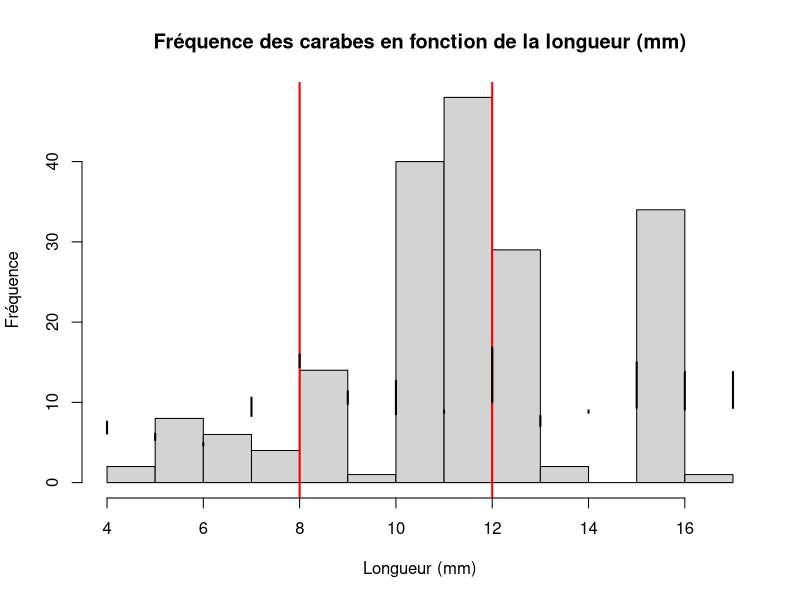

Source code (R): (Note: this script raises an error after producing the figure.)
# positionnement

setwd(dir = "/Users/williamdevos/Documents/Maitrise/Data")

# importation donnée des carabes

id.car<- read.csv("ID_CAR.csv", header = TRUE, stringsAsFactors = TRUE, sep = ";")
id.car$gen.sp<-paste(id.car$genus,id.car$species)

# création data frame pour informatiuon de l'histogramme

hist.car<- as.data.frame(sort(unique(id.car$gen.sp)))
colnames(hist.car)<-"gen.sp"

hist.car$Min<- NA
hist.car$Min<- c(7.1, 5.8, 7.6, 6.1, 5.3, 4.6, 
                 8.3, 14.4, 9.8, 8.5, 8.7, 10.0, 7.0, 
                 8.7, 9.3, 9.1, 9.3, 5.1, 9.6, 7.2, 
                 12.7, 11.0, 9.6, 9.6, 15.3, 10.7, 10.3,
                 12.5, 8.8, 4.0)

hist.car$Max<- NA
hist.car$Max<- c(9.2, 7.4, 8.0, 7.6, 6.1, 4.9, 10.6, 16.0, 11.4, 12.7, 
                 9.0, 16.8, 8.3, 9.0, 15.0, 13.8, 13.8, 5.9, 13.1, 8.5, 
                 18.0, 14.0, 12.9, 12.1, 18.2, 13.4, 13.0, 13.8, 11.3, 4.7)

hist.car$Mean<- (hist.car$Min + hist.car$Max)/2 

car2<- merge(id.car, hist.car, by = "gen.sp", all.x = TRUE)




# hist.car2 <- hist.car[order(hist.car$Mean),]
# plot 
hist(car2$Mean, main = "Fréquence des carabes en fonction de la longueur (mm)",
     xlab = "Longueur (mm)",
     ylab = "Fréquence")

abline(v = 8, col = "red", lwd = 2)
abline(v = 12, col = "red", lwd = 2)

xvals <- c(1,2,3,4,5,6,7,8,9,10,11,12,13,14,15,16,17,18,19,20,21,22,23,24,25,26,27,28,29,30)

segments(x0 = xvals, 
         x1 = xvals,
         y0 = hist.car$Min, 
         y1 = hist.car$Max,
         lwd = 2)


# catégorisation des carabes en groupe roie ou competiteur

car2$size<- NA

car2$size <- ifelse(car2$Mean <= 8.3, "prey", "competitor") 

anyNA(car2$size)

# matrice de detection pour groupe de carabes divisé par taille

car.prey<- car2[car2$size == "prey",]
car.comp<- car2[car2$size == "competitor",]


# Création des matrices de détéction pour chaque guilde
data60<- read.csv("Data_60.csv", header = TRUE, stringsAsFactors = TRUE, sep = ",")

# carabes = proie
abun_prey<- table(car.prey$site,car.prey$month)
det_prey<- as.data.frame( ifelse(abun_prey != 0, 1, 0))
det_prey<- det_prey[,c("mai","juin","juillet","aout")]

site_prey<-rownames(det_prey)
det_prey$ID<-site_prey
det_prey_m<- merge(x=data60, y=det_prey, by="ID", all.x = TRUE)
det_prey<- det_prey_m[,c("ID","mai","juin","juillet","aout")]
det_prey[is.na(det_prey)]<-0

write.csv(det_prey,file = "car_det_prey.csv", row.names = FALSE)

# carabes = compétiteur

abun_comp<- table(car.comp$site,car.comp$month)
det_comp<- as.data.frame( ifelse(abun_comp != 0, 1, 0))
det_comp<- det_comp[,c("mai","juin","juillet","aout")]

site_comp<-rownames(det_comp)
det_comp$ID<-site_comp
det_comp_m<- merge(x=data60, y=det_comp, by="ID", all.x = TRUE)
det_comp<- det_comp_m[,c("ID","mai","juin","juillet","aout")]
det_comp[is.na(det_comp)]<-0

write.csv(det_comp,file = "car_det_comp.csv", row.names = FALSE)

# nombre de site avec un detection

car.comp$sum<- rowSums(car.comp)
car.comp$det<-ifelse(car.comp$sum == 0,0,1)
